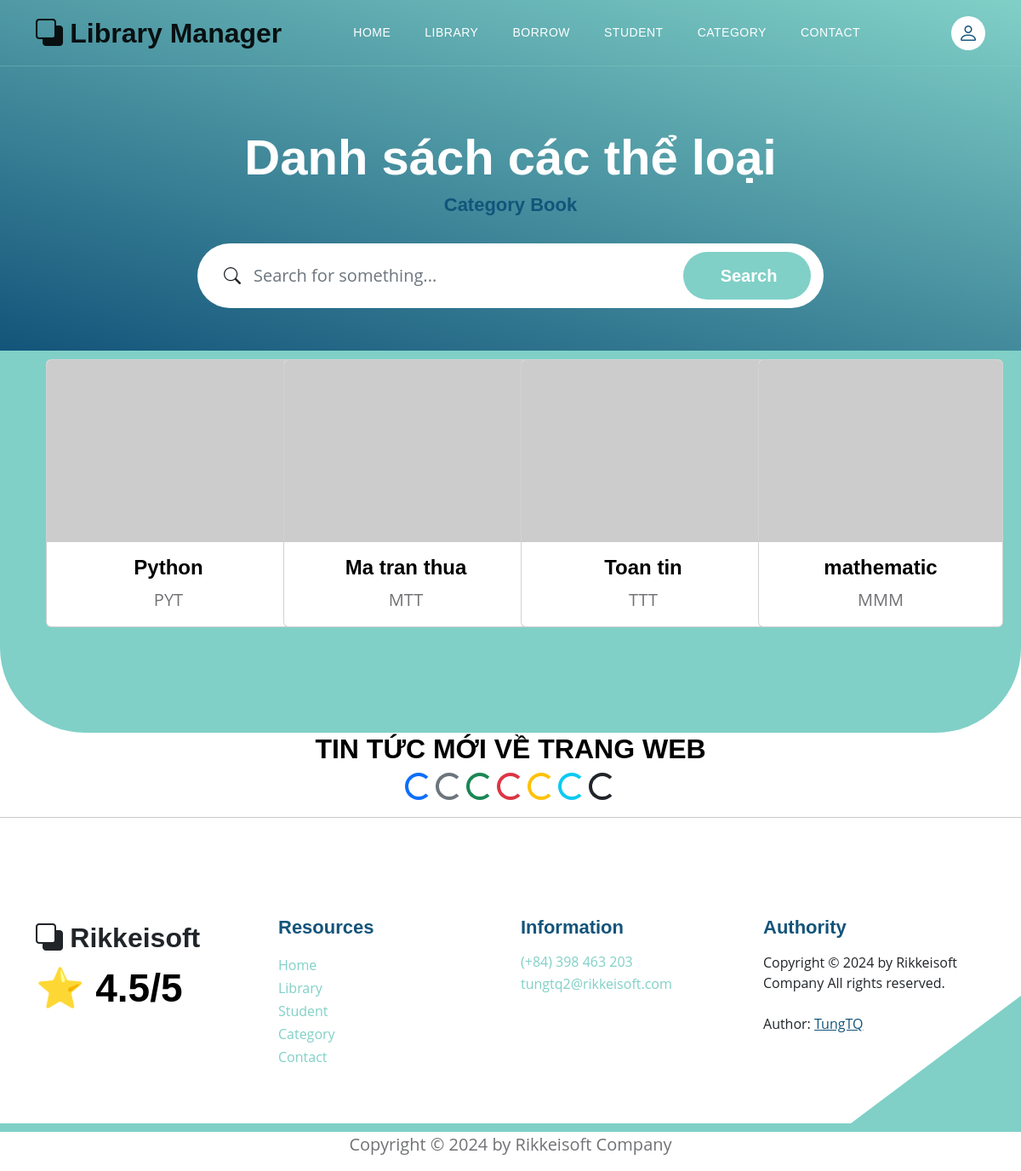
/category_books, run on an earlier commit of the app's database.
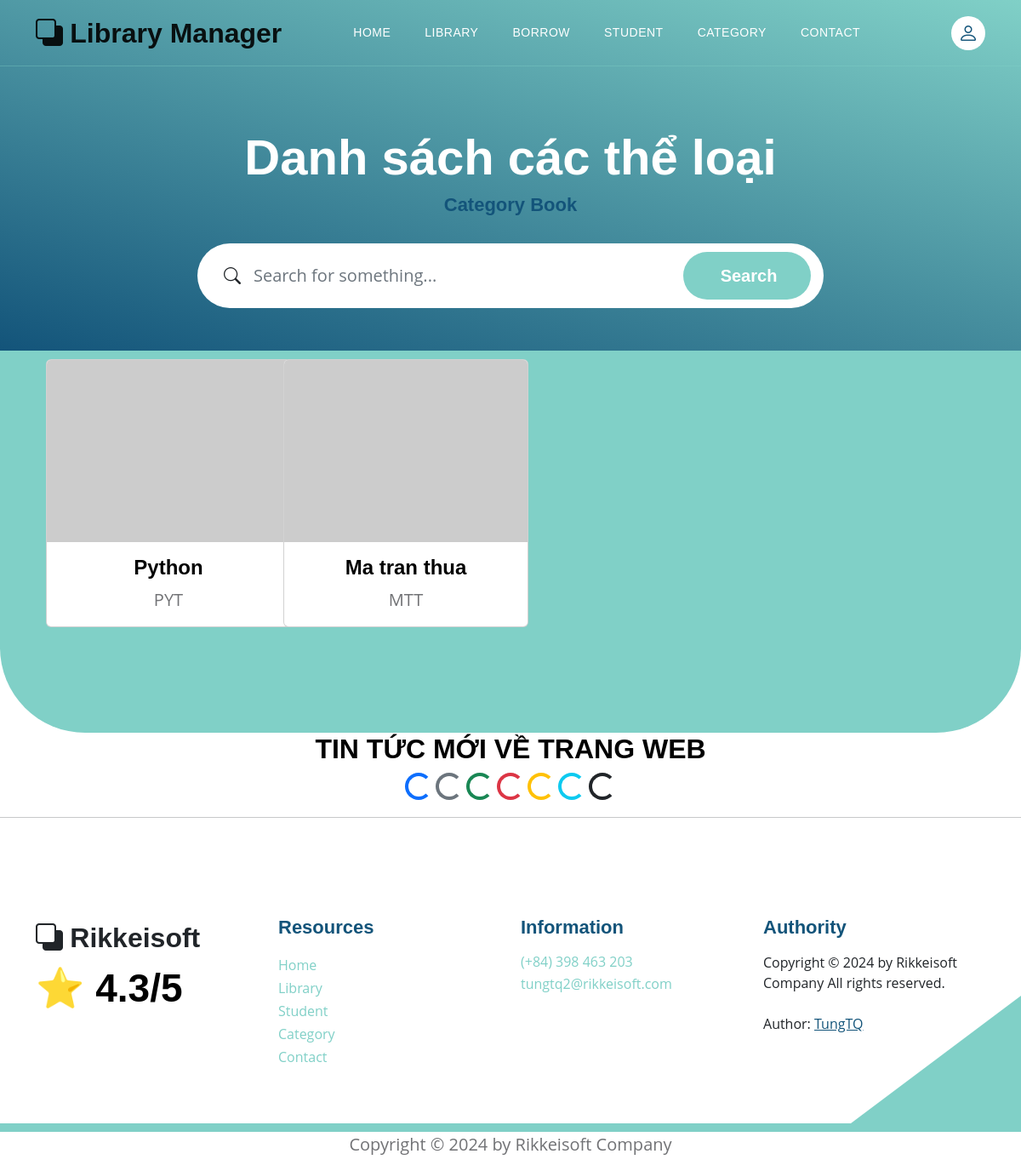
And on a later commit of the database.
### models.py (models this page shows, shortened)
class Category(Base):
    __tablename__ = 'category'
    category_id = Column(String(10), primary_key=True, index=True)
    category_name = Column(String(50), index=True)
    insert_at = Column(DateTime, index = True)
    insert_id = Column(String(30), index = True)
    update_at = Column(DateTime,index=True)
    update_id = Column(String(30), index = True)
    delete_at = Column(DateTime,index=True)
    delete_id = Column(String(30), index = True)
    delete_flag = Column(Integer, index=True)
    category_books = relationship("Book", back_populates="category")

### main.py (the view)
@app.get('/category_books', response_class=HTMLResponse)
async def get_all_category(request: Request, db: Session = Depends(models.get_db)):
    mean_star = get_mean_star(db)
    all_category = db.query(models.Category).filter(models.Category.delete_flag != 1).all()
    return templates.TemplateResponse("category_list.html", {"request": request, "all_category": all_category, "mean_star": mean_star})

### templates/category_list.html (shortened to what this page needs)
{% extends "base.html" %}
{% block content %}
<section class="hero-section d-flex justify-content-center align-items-center" id="section_1"
    style="padding-bottom: 50px;">
    <div class="container">
        <div class="row">
            <div class="col-lg-8 col-12 mx-auto">
                <h1 class="text-white text-center"> Danh sách các thể loại </h1>
                <h6 class="text-center"> Category Book </h6>
                <form action="/category_books/search_category" method="get" class="custom-form mt-4 pt-2 mb-lg-0 mb-5"
                    role="search">
                    <div class="input-group input-group-lg">
                        <span class="input-group-text bi-search" id="basic-addon1">
                        </span>
                        <input name="searching" type="search" class="form-control" id="searching"
                            placeholder="Search for something..." aria-label="Search">
                        <button type="submit" class="form-control">Search</button>
                    </div>
                </form>
            </div>
        </div>
    </div>
</section>
<section class="featured-section">
    <div class="container">
        <div class="container text-center bg-body-secondary">
            <div style="padding-top: 110px;">
                <div class="row">
                    {% for category in all_category %}
                    <div class="col-md-6 col-lg-4 col-xl-3 mb-4">
                        <div class="card" style="width: 18rem;">
                            <img src="https://placehold.co/200x150" class="card-img-top"
                                alt="https://placehold.co/200x150"
                                style="transition: transform 0.3s ease-in-out, filter 0.3s ease-in-out;"
                                onmouseover="this.style.transform='scale(1.1)'; this.style.filter='brightness(80%)';"
                                onmouseout="this.style.transform='scale(1)'; this.style.filter='brightness(100%)';">
                            <div class="card-body">
                                <h5 class="card-title"> {{category.category_name}} </h5>
                                <p class="card-text"> {{category.category_id}} </p>
                            </div>
                        </div>
                    </div>
                    {% endfor %}
                </div>
            </div>
        </div>
    </div>
</section>
<div style="text-align: center;">
    <h3> TIN TỨC MỚI VỀ TRANG WEB </h3>
    <div class="spinner-border text-primary" role="status">
    </div>
    <div class="spinner-border text-secondary" role="status">
    </div>
    <div class="spinner-border text-success" role="status">
    </div>
    <div class="spinner-border text-danger" role="status">
    </div>
    <div class="spinner-border text-warning" role="status">
    </div>
    <div class="spinner-border text-info" role="status">
    </div>
    <div class="spinner-border text-dark" role="status">
    </div>
</div>
<hr>
{% endblock content %}

### templates/base.html (shortened to what this page needs)
<!DOCTYPE html>
<html lang="en">
<head>
    <link href="/static/css/bootstrap.min.css" rel="stylesheet">
    <link href="/static/css/bootstrap-icons.css" rel="stylesheet">
    <link href="/static/css/templatemo-topic-listing.css" rel="stylesheet">
</head>
<body id="top">
    <main>
        <div id="sticky-wrapper" class="sticky-wrapper" style="height: 78px;">
            <nav class="navbar navbar-expand-lg bg-body-tertiary">
                <div class="container">
                    <a class="navbar-brand" href="http://127.0.0.1:8000/">
                        <i class="bi-back"></i>
                        <span> Library Manager </span>
                    </a>
                    <div class="collapse navbar-collapse" id="navbarNav">
                        <ul class="navbar-nav ms-lg-5 me-lg-auto">
                            <li class="nav-item">
                                <a class="nav-link click-scroll" href="http://127.0.0.1:8000"> Home </a>
                            </li>
                            <li class="nav-item">
                                <a class="nav-link click-scroll" href="http://127.0.0.1:8000/books"> Library </a>
                            </li>
                            <li class="nav-item">
                                <a class="nav-link click-scroll" href="#section_3"> Borrow </a>
                            </li>
                            <li class="nav-item">
                                <a class="nav-link click-scroll" href="http://127.0.0.1:8000/users"> Student </a>
                            </li>
                            <li class="nav-item">
                                <a class="nav-link click-scroll" href="/category_books"> Category </a>
                            </li>
                            <li class="nav-item">
                                <a class="nav-link click-scroll" href="/contact"> Contact </a>
                            </li>
                        </ul>
                        <div class="d-none d-lg-block">
                            {% if request.cookies.get('token') %}
                            <div class="dropdown">
                                <button class="btn btn-secondary dropdown-toggle" type="button"
                                    data-bs-toggle="dropdown" aria-expanded="false">
                                    <a href="/profile" class="navbar-icon bi-person smoothscroll"> </a> {{
                                    request.cookies.get('username') }}
                                </button>
                                <ul class="dropdown-menu">
                                    <li> <a href="/profile" class="navbar-icon bi-person smoothscroll"> </a> {{
                                        request.cookies.get('username') }}</li>
                                    <li><a class="dropdown-item" href="/logout"> Logout </a></li>
                                </ul>
                            </div>
                            {% else %}
                            <a href="/login" class="navbar-icon bi-person smoothscroll"></a>
                            {% endif %}
                        </div>
                    </div>
                </div>
            </nav>
        </div>
    </main>
    {% block content %}{% endblock content %}
</body>
<footer class="site-footer section-padding">
    <div class="container">
        <div class="row">
            <div class="col-lg-3 col-12 mb-4 pb-2">
                <a class="navbar-brand mb-2" href="/">
                    <i class="bi-back"></i>
                    <span> Rikkeisoft </span>
                </a>
                <h2>⭐ {{mean_star}}/5 </h2>
            </div>
            <div class="col-lg-3 col-md-4 col-6">
                <h6 class="site-footer-title mb-3">Resources</h6>
                <ul class="site-footer-links">
                    <li class="site-footer-link-item">
                        <a href="http://127.0.0.1:8000/" class="site-footer-link"> Home </a>
                    </li>
                    <li class="site-footer-link-item">
                        <a href="http://127.0.0.1:8000/books/" class="site-footer-link"> Library </a>
                    </li>
                    <li class="site-footer-link-item">
                        <a href="http://127.0.0.1:8000/users" class="site-footer-link"> Student </a>
                    </li>
                    <li class="site-footer-link-item">
                        <a href="/category_books" class="site-footer-link"> Category </a>
                    </li>
                    <li class="site-footer-link-item">
                        <a href="/contact" class="site-footer-link"> Contact </a>
                    </li>
                </ul>
            </div>
            <div class="col-lg-3 col-md-4 col-6 mb-4 mb-lg-0">
                <h6 class="site-footer-title mb-3"> Information </h6>
                <p class="text-white d-flex mb-1">
                    <a href="tel: 0398463203" class="site-footer-link">
                        (+84) 398 463 203
                    </a>
                </p>
                <p class="text-white d-flex">
                    <a href="mailto:tungtq2@rikkeisoft.com" class="site-footer-link">
                        tungtq2@rikkeisoft.com
                    </a>
                </p>
            </div>
            <div class="col-lg-3 col-md-4 col-12 mt-4 mt-lg-0 ms-auto">
                <h6 class="site-footer-title mb-3"> Authority </h6>
                Copyright © 2024 by Rikkeisoft Company All rights reserved.
                <br><br> Author: <a rel="nofollow" href="https://github.com/pisceskibo" target="_blank"> <u> TungTQ </u>
                </a>
            </div>
        </div>
    </div>
</footer>
<p style="text-align: center;"> Copyright © 2024 by Rikkeisoft Company </p>
</html>

What changed in the data, as far as the page shows it:
no longer on this page (row edited): Category: category_name "Toan tin", category_id "TTT"
no longer on this page (row edited): Category: category_name "mathematic", category_id "MMM"
Also different on the page:
{{ mean_star }}: "4.5" → "4.3"
